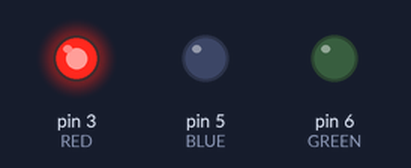
A sketch run on a simulated Arduino Uno, built with avr-gcc and run on an emulated ATmega328P. On the bench: output pins drawn as LEDs (lit = HIGH).

Above: at 0.5 s.
At 1.5 s:
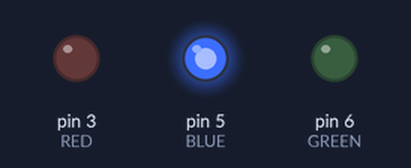
At 5.5 s:
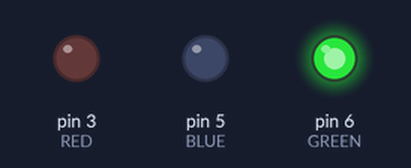
Timing chart, 0 to 6.9 s (numbered marks = the images above):
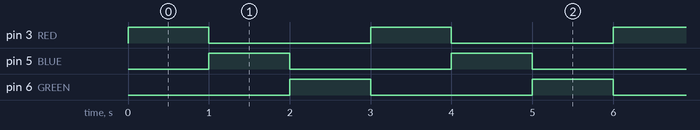

Measured:
- by itself, pin 3 (RED), pin 5 (BLUE), pin 6 (GREEN): alternates HIGH for 1.0 s and LOW for 2.0 s
- by itself, everything shown: repeats every 3.0 s, in 4 steps

The sketch:

LED.ino.ino
```cpp
//Simple Arduino code to toggle three LEDs

#define BLUE 5
#define GREEN 6
#define RED 3

void setup() {
  // put your setup code here, to run once:
  pinMode(RED, OUTPUT);
  pinMode(GREEN, OUTPUT);
  pinMode(BLUE, OUTPUT);
  digitalWrite(RED, LOW);
  digitalWrite(BLUE, LOW);
  digitalWrite(GREEN, LOW);
}

void loop() {
  // put your main code here, to run repeatedly:
  digitalWrite(RED, HIGH);
  delay(1000);
  digitalWrite(RED, LOW);
  digitalWrite(BLUE, HIGH);
  delay(1000);
  digitalWrite(BLUE, LOW);
  digitalWrite(GREEN, HIGH);
  delay(1000);
  digitalWrite(GREEN, LOW);
}
```
